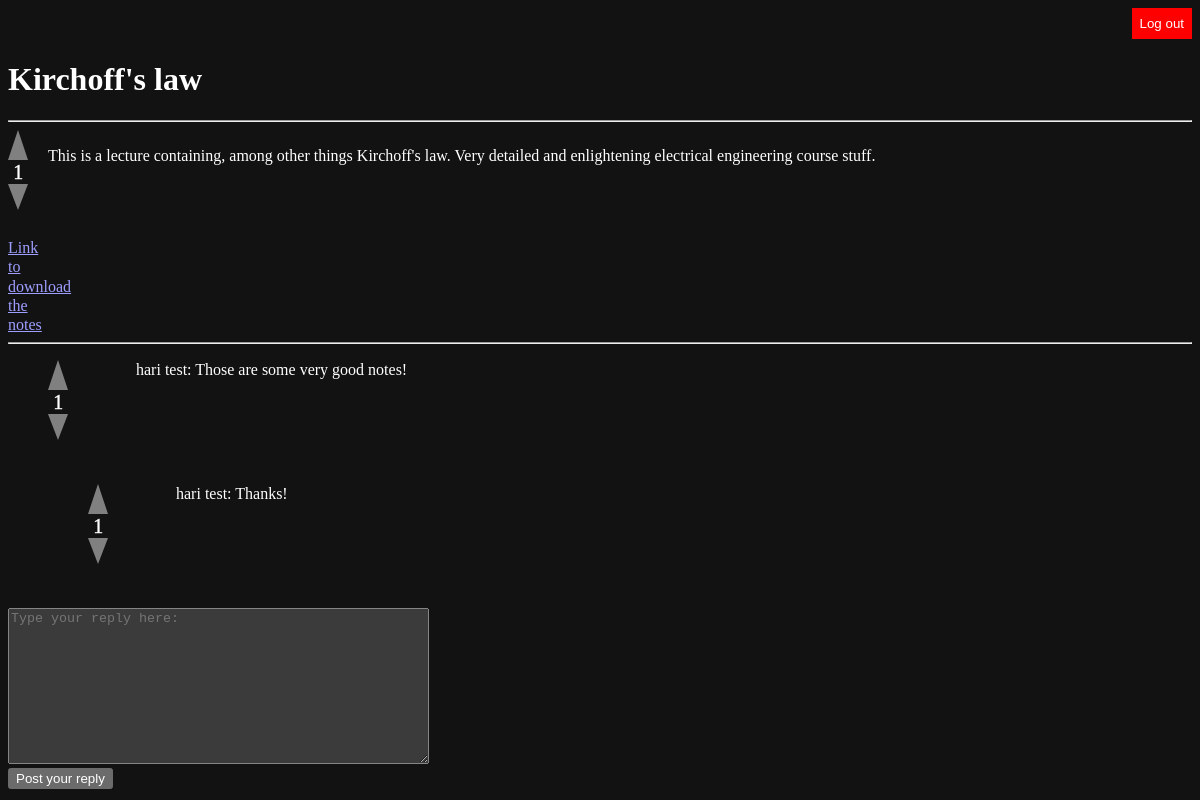
The page /displaypost/2 (signed in) on the database its author committed.
### app.py (models this page shows)
class Post(db.Model, UserMixin):
    id = db.Column(db.Integer, primary_key=True)
    is_reply = db.Column(db.Boolean, default=False, nullable=True)
    reply_id = db.Column(db.Integer, default=0, nullable=True)
    is_note = db.Column(db.Boolean, default=False, nullable=True)
    note_file_location = db.Column(db.String(500), nullable=True)
    owner = db.Column(db.Integer)
    Title = db.Column(db.String(100), default="Untitled")
    Body = db.Column(db.String(1000), nullable=False)
    upvotes = db.Column(
        db.Integer, default=0, nullable=True
    )  # remember to change Title, Body, upvotes and downvotes to be mutable
    downvotes = db.Column(db.Integer, default=0, nullable=True)

class Vote(db.Model, UserMixin):
    id = db.Column(db.Integer, primary_key=True)
    vote_post = db.Column(db.Integer, default=0, nullable=True)
    cur = db.Column(db.Boolean, default=False, nullable=True) #False means downvote, True means upvote
    owner = db.Column(db.Integer)

class User(db.Model, UserMixin):
    id = db.Column(db.Integer, primary_key=True)
    username = db.Column(db.String(32), nullable=False, unique=True)
    password = db.Column(db.String(128), nullable=False)
    credits=db.Column(db.Integer, default=0, nullable=True)

### viewPost.py (the view, shortened to what this page needs)
    @app.route("/displaypost/<int:id>", methods=["GET", "POST"])
    @login_required
    def displaypost(id):
        post = Post.query.get(int(id))
        f = PostReplyForm()
        print(f.errors)
        return render_template(
            "displaypost.html", post=post, form=f, retrieveReplies=retrieveReplies, numVotes=numVotes, send_file=send_file
        )

### viewPost.py
    class PostReplyForm(FlaskForm):
        Body = TextAreaField(
            validators=[InputRequired(), Length(min=5, max=1000)],
            render_kw={"placeholder": "Type your reply here: ", "rows": 10, "cols": 50},
        )
        submit = SubmitField("Post your reply")

### app.py (called while the page is built)
@login_manager.user_loader
def load_user(user_id):
    return User.query.get(int(user_id))

### templates/displaypost.html (shortened to what this page needs)
<!DOCTYPE html>
<html lang="en">
<head>
    <link rel="stylesheet" href="{{ url_for('static', filename='css/theme.css') }}">
</head>
<body>
    <nav>
        <button class="nav-btn logout-btn" onclick="location.href = '/logout'">
            <a href="/logout">Log out</a>
        </button>
    </nav>
    <h1> {{post.Title}}</h1>
    <hr>
    <div class="post">
        <div style="display: flex; flex: row; gap: 1rem;">
            <svg class="vote" viewbox = "0 0 75 270" width="30" height="108">
                <polygon points="0,75 25,0 50,75" onclick="{let id = Number('{{post.id}}'); vote(id,1); this.style.fill = this.style.fill == 'grey' ? 'blue' : 'grey'; updateCount(`vote-count-${id}`,id);}"/>
                <text x="13" y="122" font-size="50" stroke="white" stroke-width="1px" fill="white" id="vote-count-{{post.id}}">{{numVotes(post.id)}}</text>
                <polygon points="0,135 25,200 50,135" onclick="{let id = Number('{{post.id}}'); vote(id,0); this.style.fill = this.style.fill == 'grey' ? 'blue' : 'grey'; updateCount(`vote-count-${id}`,id);}"/>
            </svg>
        </div>
        <p> {{post.Body}} </p>
        {% if post.is_note %}
            <a href="/downloadNotes/{{post.id}}">Link to download the notes</a>
        {% endif %}
    </div>
    <hr>
    <ul class="replies">
        {% for elem in retrieveReplies(post.id).children recursive %}
        <li>
            <div class="reply">
                <div style="display: flex; flex: row; gap: 1rem;">
                    <svg class="vote" viewbox = "0 0 75 270" width="30" height="108">
                        <polygon points="0,75 25,0 50,75" onclick="{let id = Number('{{elem.id}}'); vote(id,1); this.style.fill = this.style.fill == 'grey' ? 'blue' : 'grey'; updateCount(`vote-count-${id}`,id);}"/>
                <text x="13" y="122" font-size="50" stroke="white" stroke-width="1px" fill="white" id="vote-count-{{elem.id}}">{{numVotes(elem.id)}}</text>
                <polygon points="0,135 25,200 50,135" onclick="{let id = Number('{{elem.id}}'); vote(id,0); this.style.fill = this.style.fill == 'grey' ? 'blue' : 'grey'; updateCount(`vote-count-${id}`,id);}"/>
                    </svg>
                </div>
                <div class="reply-hover-section">
                    <div>
                        {{elem.username}}: {{elem.body}}
                    </div>
                </div>
            </div>
            {% if elem.children %}
            <ul>
                {{ loop(elem.children) }}
            </ul>
            {% endif %}
        </li>
        {% endfor %}
    </ul>
    <div class="post-answer">
        <form method="POST">
            {{form.Body}}
            <br>
            {{form.submit}}
        </form>
    </div>
</body>
</html>

### static/css/theme.css (style rules this page uses)
html { color-scheme: dark; }
body { font-family: Cambria, Cochin, Georgia, Times, 'Times New Roman', serif; line-height: 1.2; }
button { padding: 0.5rem; border: none; }
button > a { text-decoration: none; color: white; }
nav:has(.nav-btn) { display: flex; justify-content: flex-end; gap: 1.25rem; }
.nav-btn.logout-btn { background-color: red; }

### templates/displaypost.html (style rules this page uses)
ul.replies, ul.replies ul { list-style-type: none; }
ul.replies li { margin-top: 1rem; }
.reply { display: grid; grid-template-columns: 40px 1fr; gap: 3rem; }
.reply-hover-section { display: grid; grid-template-columns: 1fr 5rem; gap: 3rem; }
.post { display: grid; grid-template-columns: 40px 1fr; }

### rows shown on the page
Post: Title "Kirchoff's law", Body "This is a lecture containing, among other things Kirchoff's law. Very detailed and enlightening electrical engineering course stuff.", owner 1 (drawn)
Vote: cur "1"
Vote: cur "1"
User: username "hari test" "hari test"
Post: body "Those are some very good notes!"
Vote: cur "1"
Post: body "Thanks!"
